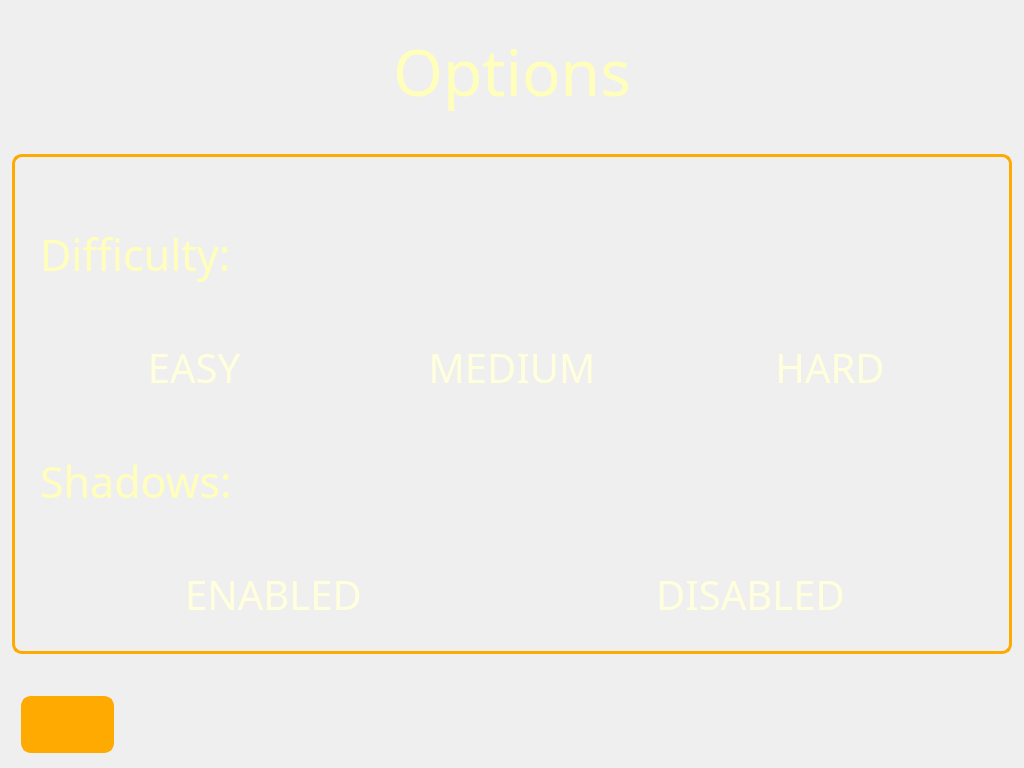
<?xml version="1.0" encoding="UTF-8"?>
<ui version="4.0">
 <class>Options</class>
 <widget class="QDialog" name="Options">
  <property name="geometry">
   <rect>
    <x>0</x>
    <y>0</y>
    <width>1024</width>
    <height>768</height>
   </rect>
  </property>
  <property name="sizePolicy">
   <sizepolicy hsizetype="Fixed" vsizetype="Fixed">
    <horstretch>0</horstretch>
    <verstretch>0</verstretch>
   </sizepolicy>
  </property>
  <property name="minimumSize">
   <size>
    <width>1024</width>
    <height>768</height>
   </size>
  </property>
  <property name="maximumSize">
   <size>
    <width>100000</width>
    <height>100000</height>
   </size>
  </property>
  <property name="font">
   <font>
    <family>YellaBelly</family>
    <pointsize>28</pointsize>
   </font>
  </property>
  <property name="windowTitle">
   <string>MainMenu</string>
  </property>
  <property name="windowIcon">
   <iconset resource="../resources/resources.qrc">
    <normaloff>:/textures/GUI/exp1.png</normaloff>:/textures/GUI/exp1.png</iconset>
  </property>
  <property name="styleSheet">
   <string notr="true">#Options
{
	background:url(:/images/background3.jpg);
}

#buttonExit, #buttonSound
{
	border: 3px solid #FFAA00;
	border-radius: 10px;
	background:  #FFAA00;
}

#frame
{
	border: 3px solid #FFAA00;
	border-radius: 10px;
	border-radius: 10px;
	background: transparent;
}

QPushButton
{
	color: #FFFFDD;
	font-family: Vivala
}

QPushButton:pressed
{
	color: white;
}

#labelTitle, QLabel
{
	color: #FFFFBB;
	font-family: Vivala
}

</string>
  </property>
  <layout class="QVBoxLayout" name="verticalLayout_2">
   <item>
    <layout class="QHBoxLayout" name="layoutTop">
     <item>
      <widget class="QLabel" name="labelTitle">
       <property name="sizePolicy">
        <sizepolicy hsizetype="Preferred" vsizetype="Preferred">
         <horstretch>0</horstretch>
         <verstretch>0</verstretch>
        </sizepolicy>
       </property>
       <property name="minimumSize">
        <size>
         <width>775</width>
         <height>120</height>
        </size>
       </property>
       <property name="maximumSize">
        <size>
         <width>16777215</width>
         <height>120</height>
        </size>
       </property>
       <property name="font">
        <font>
         <family>Vivala</family>
         <pointsize>48</pointsize>
         <stylestrategy>PreferAntialias</stylestrategy>
         <kerning>false</kerning>
        </font>
       </property>
       <property name="layoutDirection">
        <enum>Qt::LeftToRight</enum>
       </property>
       <property name="text">
        <string>Options</string>
       </property>
       <property name="alignment">
        <set>Qt::AlignCenter</set>
       </property>
      </widget>
     </item>
    </layout>
   </item>
   <item>
    <spacer name="verticalSpacer">
     <property name="orientation">
      <enum>Qt::Vertical</enum>
     </property>
     <property name="sizeHint" stdset="0">
      <size>
       <width>20</width>
       <height>40</height>
      </size>
     </property>
    </spacer>
   </item>
   <item>
    <layout class="QHBoxLayout" name="layoutMenu">
     <item>
      <widget class="QFrame" name="frame">
       <property name="sizePolicy">
        <sizepolicy hsizetype="Fixed" vsizetype="Fixed">
         <horstretch>0</horstretch>
         <verstretch>0</verstretch>
        </sizepolicy>
       </property>
       <property name="minimumSize">
        <size>
         <width>1000</width>
         <height>500</height>
        </size>
       </property>
       <property name="maximumSize">
        <size>
         <width>16777215</width>
         <height>16777215</height>
        </size>
       </property>
       <property name="frameShape">
        <enum>QFrame::NoFrame</enum>
       </property>
       <property name="frameShadow">
        <enum>QFrame::Plain</enum>
       </property>
       <property name="lineWidth">
        <number>0</number>
       </property>
       <layout class="QVBoxLayout" name="verticalLayout">
        <property name="spacing">
         <number>10</number>
        </property>
        <property name="margin">
         <number>25</number>
        </property>
        <item>
         <widget class="QLabel" name="label_2">
          <property name="font">
           <font>
            <family>Vivala</family>
            <pointsize>32</pointsize>
           </font>
          </property>
          <property name="text">
           <string>Difficulty:</string>
          </property>
         </widget>
        </item>
        <item>
         <layout class="QHBoxLayout" name="horizontalLayout">
          <item>
           <widget class="QPushButton" name="easy">
            <property name="font">
             <font>
              <family>Vivala</family>
              <pointsize>30</pointsize>
             </font>
            </property>
            <property name="text">
             <string>EASY</string>
            </property>
            <property name="default">
             <bool>false</bool>
            </property>
            <property name="flat">
             <bool>true</bool>
            </property>
           </widget>
          </item>
          <item>
           <widget class="QPushButton" name="medium">
            <property name="font">
             <font>
              <family>Vivala</family>
              <pointsize>30</pointsize>
             </font>
            </property>
            <property name="text">
             <string>MEDIUM</string>
            </property>
            <property name="default">
             <bool>false</bool>
            </property>
            <property name="flat">
             <bool>true</bool>
            </property>
           </widget>
          </item>
          <item>
           <widget class="QPushButton" name="hard">
            <property name="font">
             <font>
              <family>Vivala</family>
              <pointsize>30</pointsize>
             </font>
            </property>
            <property name="text">
             <string>HARD</string>
            </property>
            <property name="default">
             <bool>false</bool>
            </property>
            <property name="flat">
             <bool>true</bool>
            </property>
           </widget>
          </item>
         </layout>
        </item>
        <item>
         <widget class="QLabel" name="label_3">
          <property name="font">
           <font>
            <family>Vivala</family>
            <pointsize>32</pointsize>
           </font>
          </property>
          <property name="text">
           <string>Shadows:</string>
          </property>
         </widget>
        </item>
        <item>
         <layout class="QHBoxLayout" name="horizontalLayout_2">
          <item>
           <widget class="QPushButton" name="shadows">
            <property name="font">
             <font>
              <family>Vivala</family>
              <pointsize>30</pointsize>
             </font>
            </property>
            <property name="text">
             <string>ENABLED</string>
            </property>
            <property name="default">
             <bool>false</bool>
            </property>
            <property name="flat">
             <bool>true</bool>
            </property>
           </widget>
          </item>
          <item>
           <widget class="QPushButton" name="noShadows">
            <property name="font">
             <font>
              <family>Vivala</family>
              <pointsize>30</pointsize>
             </font>
            </property>
            <property name="text">
             <string>DISABLED</string>
            </property>
            <property name="default">
             <bool>false</bool>
            </property>
            <property name="flat">
             <bool>true</bool>
            </property>
           </widget>
          </item>
         </layout>
        </item>
       </layout>
      </widget>
     </item>
    </layout>
   </item>
   <item>
    <spacer name="verticalSpacer_2">
     <property name="orientation">
      <enum>Qt::Vertical</enum>
     </property>
     <property name="sizeHint" stdset="0">
      <size>
       <width>20</width>
       <height>40</height>
      </size>
     </property>
    </spacer>
   </item>
   <item>
    <layout class="QHBoxLayout" name="layoutBottom">
     <property name="sizeConstraint">
      <enum>QLayout::SetDefaultConstraint</enum>
     </property>
     <property name="leftMargin">
      <number>10</number>
     </property>
     <property name="topMargin">
      <number>15</number>
     </property>
     <property name="rightMargin">
      <number>10</number>
     </property>
     <item>
      <widget class="QPushButton" name="buttonSound">
       <property name="text">
        <string/>
       </property>
       <property name="icon">
        <iconset>
         <selectedoff>:/images/soundOff.png</selectedoff>
         <selectedon>:/images/soundOn.png</selectedon>
        </iconset>
       </property>
       <property name="iconSize">
        <size>
         <width>64</width>
         <height>64</height>
        </size>
       </property>
       <property name="checkable">
        <bool>true</bool>
       </property>
       <property name="checked">
        <bool>true</bool>
       </property>
       <property name="autoDefault">
        <bool>false</bool>
       </property>
       <property name="flat">
        <bool>true</bool>
       </property>
      </widget>
     </item>
     <item>
      <spacer name="horizontalSpacer">
       <property name="orientation">
        <enum>Qt::Horizontal</enum>
       </property>
       <property name="sizeHint" stdset="0">
        <size>
         <width>40</width>
         <height>20</height>
        </size>
       </property>
      </spacer>
     </item>
     <item>
      <widget class="QPushButton" name="buttonBack">
       <property name="sizePolicy">
        <sizepolicy hsizetype="Fixed" vsizetype="Fixed">
         <horstretch>64</horstretch>
         <verstretch>64</verstretch>
        </sizepolicy>
       </property>
       <property name="minimumSize">
        <size>
         <width>64</width>
         <height>64</height>
        </size>
       </property>
       <property name="maximumSize">
        <size>
         <width>64</width>
         <height>64</height>
        </size>
       </property>
       <property name="focusPolicy">
        <enum>Qt::NoFocus</enum>
       </property>
       <property name="text">
        <string/>
       </property>
       <property name="icon">
        <iconset>
         <selectedon>:/images/back3.png</selectedon>
        </iconset>
       </property>
       <property name="iconSize">
        <size>
         <width>55</width>
         <height>55</height>
        </size>
       </property>
       <property name="flat">
        <bool>true</bool>
       </property>
      </widget>
     </item>
    </layout>
   </item>
  </layout>
 </widget>
 <resources>
  <include location="../resources/resources.qrc"/>
 </resources>
 <connections/>
</ui>
